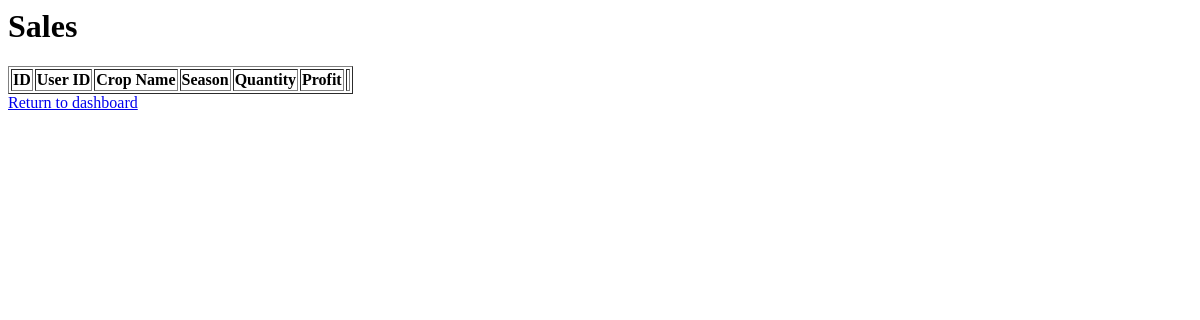
The app's page /sales (signed in), older data.
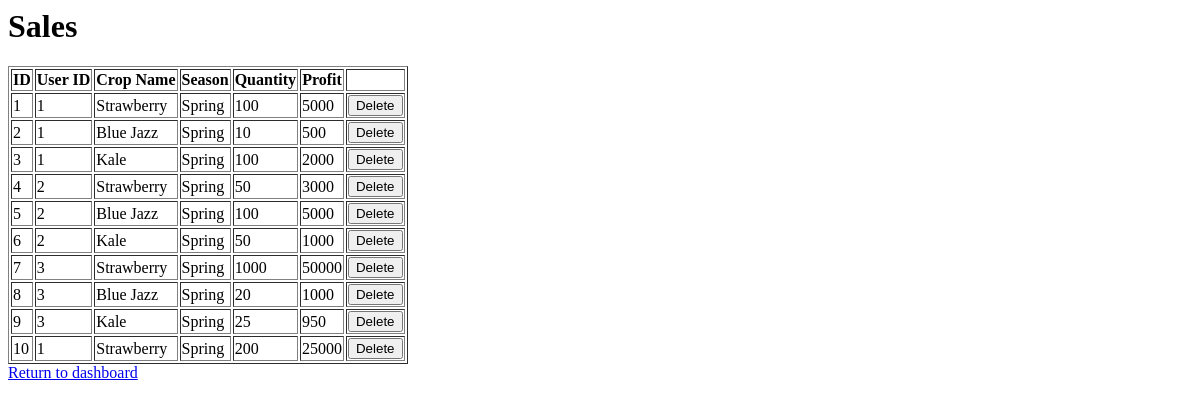
The same page, newer data.
### app.py (models this page shows)
class Sales(UserMixin, db.Model):
    id = db.Column(db.Integer, primary_key=True)
    cropid = db.Column(db.Integer, db.ForeignKey('crops.id'), nullable=False)
    season = db.Column(db.String(50), nullable=False)
    quantitysold = db.Column(db.Integer, nullable=False)
    profitmade = db.Column(db.Integer, nullable=False)
    userid = db.Column(db.Integer, db.ForeignKey('users.id'), nullable=False)
    crops = db.relationship('Crops', backref='sales', lazy=True)

class Crops(UserMixin, db.Model):
    id = db.Column(db.Integer, primary_key=True)
    cropname = db.Column(db.String(50), nullable=False)
    seedprice = db.Column(db.String(50), nullable=False)
    lowestsellingprice = db.Column(db.Integer, nullable=False)

### app.py (the view)
@app.route('/sales', methods=['GET'])
@login_required
def sales():
    if authAdmin(current_user.id) == True:
        sales = Sales.query.all()
        return render_template("sales.html", sales=sales)
    else:
        sales = Sales.query.filter_by(userid=current_user.id).all()
        return render_template("sales.html", sales=sales)

### Backend/accountTypeMannager.py (called while the page is built)
def authAdmin(UID):
    try:
        conn = sqlite3.connect('./Database/tables.db')
        cur = conn.cursor()
    except:
        return "connection failed"
    try:
        sql = '''SELECT ACCOUNTTYPE FROM users WHERE ROWID = ''' + str(UID) + ';'
        cur.execute(sql)
        accountType = cur.fetchone()
    except:
        print("retrieval failed")
        return "retrival failed"
    if str(accountType[0]) == "Admin":
        print("True")
        return True
    else:
        print("False")
        return False

### app.py (called while the page is built)
@login_manager.user_loader
def load_user(user_id):
    return Users.query.get(int(user_id))

### templates/sales.html
{% block content %}
<h1>Sales</h1>
<table border="1">
    <tr>
        <th>ID</th>
        <th>User ID</th>
        <th>Crop Name</th>
        <th>Season</th>
        <th>Quantity</th>
        <th>Profit</th>
        <th></th>
    </tr>
    {% for sales in sales %}
    <tr>
        <td>{{ sales.id }}</td>
        <td>{{ sales.userid }}</td>
        <td>{{ sales.crops.cropname }}</td>
        <td>{{ sales.season }}</td>
        <td>{{ sales.quantitysold }}</td>
        <td>{{ sales.profitmade }}</td>
        <td>
            <form action="{{ url_for('deleteSale', saleid=sales.id) }}" method="post" style="display:inline;">
                <button type="submit" onclick="return confirm('Are you sure you want to delete this sale?');">Delete</button>
            </form>
        </td>
    </tr>
    {% endfor %}
</table>
<a href="{{ url_for('index') }}">Return to dashboard</a>
{% endblock %}

Row changes from the older to the newer data that the page shows:
added Sales: id "1", userid "1", crops.cropname "Strawberry", season "Spring", quantitysold "100", profitmade "5000"
added Sales: id "2", userid "1", crops.cropname "Blue Jazz", season "Spring", quantitysold "10", profitmade "500"
added Sales: id "3", userid "1", crops.cropname "Kale", season "Spring", quantitysold "100", profitmade "2000"
added Sales: id "4", userid "2", crops.cropname "Strawberry", season "Spring", quantitysold "50", profitmade "3000"
added Sales: id "5", userid "2", crops.cropname "Blue Jazz", season "Spring", quantitysold "100", profitmade "5000"
added Sales: id "6", userid "2", crops.cropname "Kale", season "Spring", quantitysold "50", profitmade "1000"
added Sales: id "7", userid "3", crops.cropname "Strawberry", season "Spring", quantitysold "1000", profitmade "50000"
added Sales: id "8", userid "3", crops.cropname "Blue Jazz", season "Spring", quantitysold "20", profitmade "1000"
added Sales: id "9", userid "3", crops.cropname "Kale", season "Spring", quantitysold "25", profitmade "950"
added Sales: id "10", userid "1", crops.cropname "Strawberry", season "Spring", quantitysold "200", profitmade "25000"
